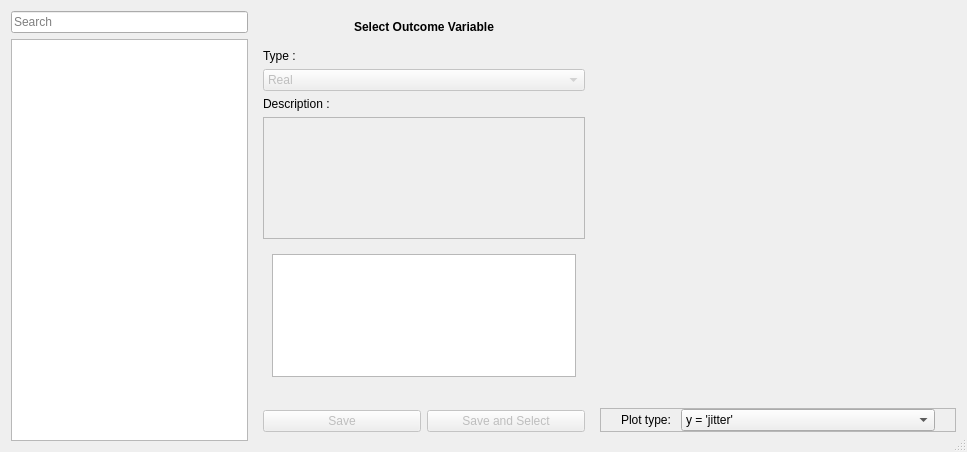
<?xml version="1.0" encoding="UTF-8"?>
<ui version="4.0">
 <class>SelectOutcomeMPDialog</class>
 <widget class="QDialog" name="SelectOutcomeMPDialog">
  <property name="windowModality">
   <enum>Qt::ApplicationModal</enum>
  </property>
  <property name="geometry">
   <rect>
    <x>0</x>
    <y>0</y>
    <width>967</width>
    <height>452</height>
   </rect>
  </property>
  <property name="windowTitle">
   <string>Select Outcome Variable</string>
  </property>
  <property name="locale">
   <locale language="English" country="UnitedStates"/>
  </property>
  <property name="sizeGripEnabled">
   <bool>true</bool>
  </property>
  <property name="modal">
   <bool>true</bool>
  </property>
  <layout class="QHBoxLayout" name="horizontalLayout" stretch="2,1,3">
   <item>
    <widget class="QFrame" name="frame_3">
     <property name="frameShape">
      <enum>QFrame::NoFrame</enum>
     </property>
     <property name="frameShadow">
      <enum>QFrame::Raised</enum>
     </property>
     <layout class="QVBoxLayout" name="verticalLayout_2">
      <property name="leftMargin">
       <number>0</number>
      </property>
      <property name="topMargin">
       <number>0</number>
      </property>
      <property name="rightMargin">
       <number>0</number>
      </property>
      <property name="bottomMargin">
       <number>0</number>
      </property>
      <item>
       <widget class="QLineEdit" name="search_box">
        <property name="placeholderText">
         <string>Search</string>
        </property>
       </widget>
      </item>
      <item>
       <widget class="QTableView" name="tableView">
        <property name="minimumSize">
         <size>
          <width>100</width>
          <height>0</height>
         </size>
        </property>
        <property name="contextMenuPolicy">
         <enum>Qt::CustomContextMenu</enum>
        </property>
        <attribute name="horizontalHeaderStretchLastSection">
         <bool>true</bool>
        </attribute>
       </widget>
      </item>
     </layout>
    </widget>
   </item>
   <item>
    <widget class="QFrame" name="frame">
     <property name="minimumSize">
      <size>
       <width>340</width>
       <height>0</height>
      </size>
     </property>
     <property name="frameShape">
      <enum>QFrame::NoFrame</enum>
     </property>
     <property name="frameShadow">
      <enum>QFrame::Raised</enum>
     </property>
     <layout class="QVBoxLayout" name="verticalLayout" stretch="0,1,0">
      <property name="leftMargin">
       <number>0</number>
      </property>
      <property name="rightMargin">
       <number>0</number>
      </property>
      <property name="bottomMargin">
       <number>0</number>
      </property>
      <item>
       <widget class="QLabel" name="var_name">
        <property name="maximumSize">
         <size>
          <width>16777215</width>
          <height>23</height>
         </size>
        </property>
        <property name="font">
         <font>
          <weight>75</weight>
          <bold>true</bold>
         </font>
        </property>
        <property name="text">
         <string>Select Outcome Variable</string>
        </property>
        <property name="alignment">
         <set>Qt::AlignHCenter|Qt::AlignTop</set>
        </property>
        <property name="textInteractionFlags">
         <set>Qt::LinksAccessibleByMouse|Qt::TextSelectableByMouse</set>
        </property>
       </widget>
      </item>
      <item>
       <widget class="QFrame" name="frame_2">
        <property name="frameShape">
         <enum>QFrame::NoFrame</enum>
        </property>
        <property name="frameShadow">
         <enum>QFrame::Raised</enum>
        </property>
        <layout class="QVBoxLayout" name="verticalLayout_4">
         <item>
          <widget class="QLabel" name="label_2">
           <property name="text">
            <string>Type :</string>
           </property>
           <property name="buddy">
            <cstring>var_type_combo</cstring>
           </property>
          </widget>
         </item>
         <item>
          <widget class="QComboBox" name="var_type_combo">
           <property name="enabled">
            <bool>false</bool>
           </property>
           <item>
            <property name="text">
             <string>Real</string>
            </property>
           </item>
           <item>
            <property name="text">
             <string>Nominal</string>
            </property>
           </item>
          </widget>
         </item>
         <item>
          <widget class="QLabel" name="label">
           <property name="text">
            <string>Description :</string>
           </property>
           <property name="buddy">
            <cstring>var_description</cstring>
           </property>
          </widget>
         </item>
         <item>
          <widget class="QPlainTextEdit" name="var_description">
           <property name="enabled">
            <bool>false</bool>
           </property>
           <property name="horizontalScrollBarPolicy">
            <enum>Qt::ScrollBarAlwaysOff</enum>
           </property>
          </widget>
         </item>
         <item>
          <widget class="QStackedWidget" name="details_frame">
           <property name="currentIndex">
            <number>0</number>
           </property>
           <widget class="QWidget" name="nominal_page">
            <layout class="QHBoxLayout" name="horizontalLayout_3">
             <item>
              <widget class="QTableView" name="labels_names_table">
               <attribute name="horizontalHeaderStretchLastSection">
                <bool>true</bool>
               </attribute>
               <attribute name="verticalHeaderStretchLastSection">
                <bool>false</bool>
               </attribute>
              </widget>
             </item>
            </layout>
           </widget>
           <widget class="QWidget" name="real_page">
            <layout class="QGridLayout" name="gridLayout_3">
             <item row="0" column="0">
              <widget class="QLabel" name="label_4">
               <property name="toolTip">
                <string>Select the expected minimum value for this variable</string>
               </property>
               <property name="text">
                <string>Minimum</string>
               </property>
               <property name="buddy">
                <cstring>minimum_val</cstring>
               </property>
              </widget>
             </item>
             <item row="0" column="1">
              <widget class="QDoubleSpinBox" name="minimum_val">
               <property name="maximum">
                <double>9999.000000000000000</double>
               </property>
              </widget>
             </item>
             <item row="0" column="3">
              <spacer name="horizontalSpacer">
               <property name="orientation">
                <enum>Qt::Horizontal</enum>
               </property>
               <property name="sizeHint" stdset="0">
                <size>
                 <width>40</width>
                 <height>20</height>
                </size>
               </property>
              </spacer>
             </item>
             <item row="0" column="4">
              <widget class="QLabel" name="label_5">
               <property name="toolTip">
                <string>Select the expected maximum value for this variable</string>
               </property>
               <property name="text">
                <string>Maximum</string>
               </property>
               <property name="buddy">
                <cstring>maximum_val</cstring>
               </property>
              </widget>
             </item>
             <item row="0" column="5">
              <widget class="QDoubleSpinBox" name="maximum_val">
               <property name="maximum">
                <double>9999999.000000000000000</double>
               </property>
              </widget>
             </item>
             <item row="1" column="0">
              <widget class="QLabel" name="label_6">
               <property name="toolTip">
                <string>Select the optimal value for this value, the value that would be considered &quot;good&quot;</string>
               </property>
               <property name="text">
                <string>Optimum</string>
               </property>
              </widget>
             </item>
             <item row="1" column="1">
              <widget class="QSpinBox" name="optimum_val">
               <property name="suffix">
                <string>%</string>
               </property>
               <property name="maximum">
                <number>100</number>
               </property>
              </widget>
             </item>
             <item row="1" column="2">
              <widget class="QLabel" name="label_7">
               <property name="text">
                <string> = </string>
               </property>
               <property name="alignment">
                <set>Qt::AlignRight|Qt::AlignTrailing|Qt::AlignVCenter</set>
               </property>
              </widget>
             </item>
             <item row="1" column="3">
              <widget class="QLabel" name="optimum_real_value">
               <property name="text">
                <string>0</string>
               </property>
              </widget>
             </item>
             <item row="2" column="0" colspan="6">
              <widget class="QSlider" name="horizontalSlider">
               <property name="locale">
                <locale language="English" country="UnitedStates"/>
               </property>
               <property name="maximum">
                <number>100</number>
               </property>
               <property name="pageStep">
                <number>10</number>
               </property>
               <property name="orientation">
                <enum>Qt::Horizontal</enum>
               </property>
               <property name="tickPosition">
                <enum>QSlider::NoTicks</enum>
               </property>
              </widget>
             </item>
             <item row="3" column="0">
              <spacer name="verticalSpacer_2">
               <property name="orientation">
                <enum>Qt::Vertical</enum>
               </property>
               <property name="sizeHint" stdset="0">
                <size>
                 <width>20</width>
                 <height>91</height>
                </size>
               </property>
              </spacer>
             </item>
            </layout>
           </widget>
          </widget>
         </item>
        </layout>
       </widget>
      </item>
      <item>
       <widget class="QFrame" name="frame_4">
        <property name="frameShape">
         <enum>QFrame::NoFrame</enum>
        </property>
        <property name="frameShadow">
         <enum>QFrame::Raised</enum>
        </property>
        <layout class="QHBoxLayout" name="horizontalLayout_2">
         <item>
          <widget class="QPushButton" name="save_button">
           <property name="enabled">
            <bool>false</bool>
           </property>
           <property name="text">
            <string>Save</string>
           </property>
          </widget>
         </item>
         <item>
          <widget class="QPushButton" name="select_button">
           <property name="enabled">
            <bool>false</bool>
           </property>
           <property name="text">
            <string>Save and Select</string>
           </property>
          </widget>
         </item>
        </layout>
       </widget>
      </item>
     </layout>
    </widget>
   </item>
   <item>
    <widget class="QFrame" name="frame_5">
     <property name="frameShape">
      <enum>QFrame::NoFrame</enum>
     </property>
     <property name="frameShadow">
      <enum>QFrame::Raised</enum>
     </property>
     <layout class="QVBoxLayout" name="verticalLayout_3" stretch="1,0">
      <property name="leftMargin">
       <number>0</number>
      </property>
      <property name="topMargin">
       <number>0</number>
      </property>
      <property name="rightMargin">
       <number>0</number>
      </property>
      <item>
       <widget class="QFrame" name="plot_frame">
        <property name="minimumSize">
         <size>
          <width>300</width>
          <height>0</height>
         </size>
        </property>
        <property name="frameShape">
         <enum>QFrame::NoFrame</enum>
        </property>
        <property name="frameShadow">
         <enum>QFrame::Raised</enum>
        </property>
       </widget>
      </item>
      <item>
       <widget class="QFrame" name="frame_6">
        <property name="frameShape">
         <enum>QFrame::StyledPanel</enum>
        </property>
        <property name="frameShadow">
         <enum>QFrame::Raised</enum>
        </property>
        <layout class="QFormLayout" name="formLayout_2">
         <property name="leftMargin">
          <number>20</number>
         </property>
         <property name="topMargin">
          <number>0</number>
         </property>
         <property name="rightMargin">
          <number>20</number>
         </property>
         <property name="bottomMargin">
          <number>0</number>
         </property>
         <item row="0" column="0">
          <widget class="QLabel" name="label_3">
           <property name="text">
            <string>Plot type: </string>
           </property>
          </widget>
         </item>
         <item row="0" column="1">
          <widget class="QComboBox" name="plot_type">
           <property name="toolTip">
            <string>Add regressors and interactions  in order to get more plot types</string>
           </property>
           <item>
            <property name="text">
             <string>y = 'jitter'</string>
            </property>
           </item>
          </widget>
         </item>
        </layout>
       </widget>
      </item>
     </layout>
    </widget>
   </item>
  </layout>
 </widget>
 <resources/>
 <connections/>
</ui>
